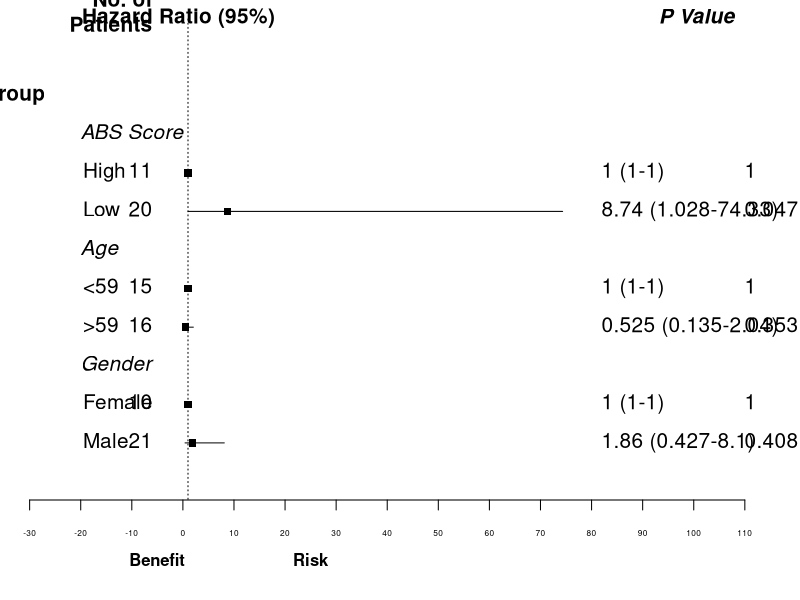
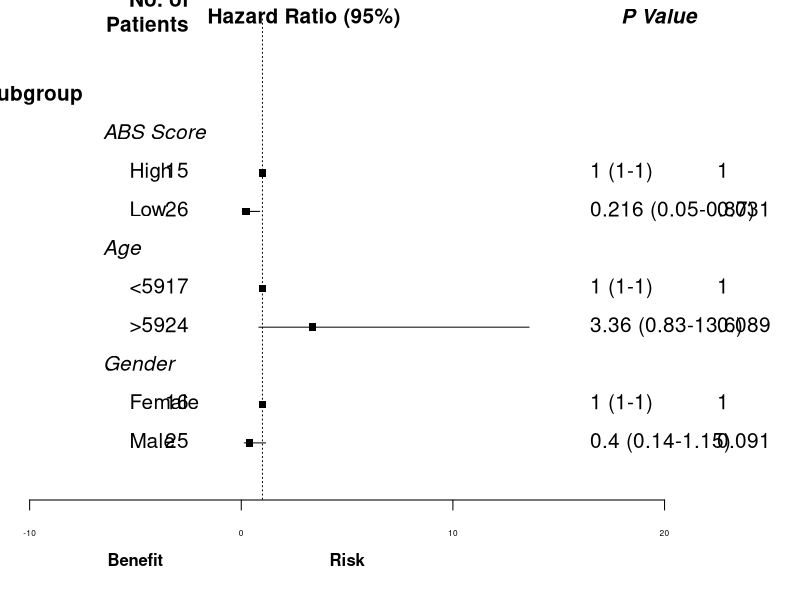

These charts were generated, in order, by the following R code:
####Suppl Fig 2A
###Load Hazards Mech info
mydf<-read.delim("Source_data/Hazards_Table_Mech.csv",na.strings = "")
mydf$SubgroupH<-as.character(mydf$SubgroupH)
mydf$Subgroup<-as.character(mydf$Subgroup)
mydf$Pvalue<-as.character(mydf$Pvalue)
####plot


rowseq <- seq(nrow(mydf),1)
par(mai=c(1,0,0,0))
plot(mydf$HazardRatio, rowseq, pch=15,
     xlim=c(-30,115), ylim=c(0,12),
     xlab='', ylab='', yaxt='n', xaxt='n',
     bty='n')
axis(1, seq(-30,115,by=10), cex.axis=.5)

segments(1,-1,1,12, lty=3)
segments(mydf$HazardLower, rowseq, mydf$HazardUpper, rowseq)

mtext('Benefit',1, line=2.5, at=-5, cex=1, font=2)
mtext('Risk',1.5, line=2.5, at=25, cex=1, font=2)

text(-25,10, "Subgroup", cex=1.25, font=2, pos=2)
t1h <- ifelse(!is.na(mydf$SubgroupH), mydf$SubgroupH, '')
text(-22,rowseq, t1h, cex=1.25, pos=4, font=3)
t1 <- ifelse(!is.na(mydf$Subgroup), mydf$Subgroup, '')
text(-21.5,rowseq, t1, cex=1.25, pos=4)

text(-4,12, "No. of\nPatients", cex=1.25, font=2, pos=2)
t2 <- ifelse(!is.na(mydf$NoOfPatients), format(mydf$NoOfPatients,big.mark=","), '')
text(-4, rowseq, t2, cex=1.25, pos=2)

#text(70,12, substitute(paste(italic("Coxph Mech Vent Days"))), cex=2, font=2, pos=2)

text(20,12, "Hazard Ratio (95%)", cex=1.25, font=2, pos=2)
t3 <- ifelse(!is.na(mydf$HazardRatio), with(mydf, paste(HazardRatio,' (',HazardLower,'-',HazardUpper,')',sep='')), '')
text(80,rowseq, t3, cex=1.25, pos=4)

text(110,12, "P Value", cex=1.25, font=4, pos=2)
t4 <- ifelse(!is.na(mydf$Pvalue), mydf$Pvalue, '')
text(108,rowseq, t4, cex=1.25, pos=4)

####Suppl Fig 2B
###Load Hazards HFD45 Info
mydf<-read.delim("Source_data/Hazards_Table.csv",na.strings = "")
mydf$SubgroupH<-as.character(mydf$SubgroupH)
mydf$Subgroup<-as.character(mydf$Subgroup)
mydf$Pvalue<-as.character(mydf$Pvalue)
####plot


rowseq <- seq(nrow(mydf),1)
par(mai=c(1,0,0,0))
plot(mydf$HazardRatio, rowseq, pch=15,
     xlim=c(-10,25), ylim=c(0,12),
     xlab='', ylab='', yaxt='n', xaxt='n',
     bty='n')
axis(1, seq(-10,25,by=10), cex.axis=.5)

segments(1,-1,1,12, lty=3)
segments(mydf$HazardLower, rowseq, mydf$HazardUpper, rowseq)

mtext('Benefit',1, line=2.5, at=-5, cex=1, font=2)
mtext('Risk',1.5, line=2.5, at=5, cex=1, font=2)

text(-7,10, "Subgroup", cex=1.25, font=2, pos=2)
t1h <- ifelse(!is.na(mydf$SubgroupH), mydf$SubgroupH, '')
text(-7,rowseq, t1h, cex=1.25, pos=4, font=3)
t1 <- ifelse(!is.na(mydf$Subgroup), mydf$Subgroup, '')
text(-5.75,rowseq, t1, cex=1.25, pos=4)

text(-2,12, "No. of\nPatients", cex=1.25, font=2, pos=2)
t2 <- ifelse(!is.na(mydf$NoOfPatients), format(mydf$NoOfPatients,big.mark=","), '')
text(-2, rowseq, t2, cex=1.25, pos=2)

#text(18,12, substitute(paste(italic("Coxph HFD-45"))), cex=2, font=2, pos=2)

text(8,12, "Hazard Ratio (95%)", cex=1.25, font=2, pos=2)
t3 <- ifelse(!is.na(mydf$HazardRatio), with(mydf, paste(HazardRatio,' (',HazardLower,'-',HazardUpper,')',sep='')), '')
text(16,rowseq, t3, cex=1.25, pos=4)

text(22,12, "P Value", cex=1.25, font=4, pos=2)
t4 <- ifelse(!is.na(mydf$Pvalue), mydf$Pvalue, '')
text(22,rowseq, t4, cex=1.25, pos=4)





